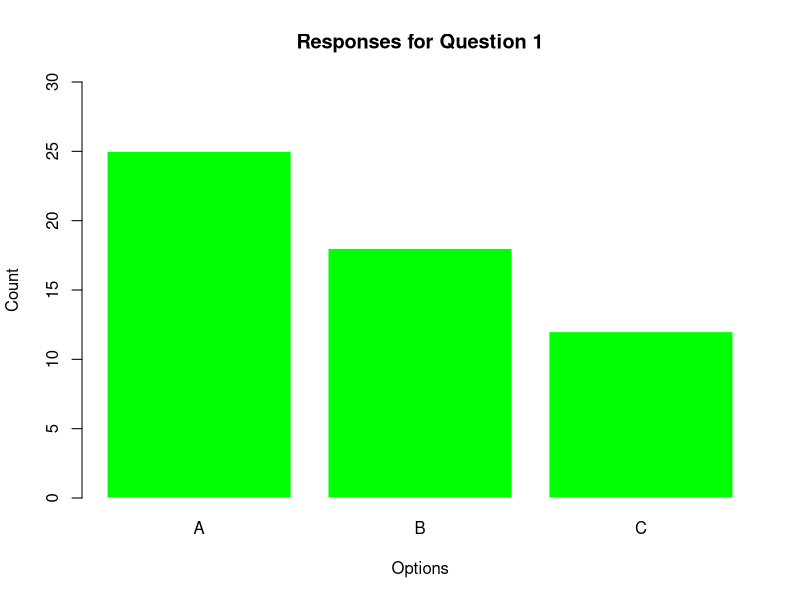
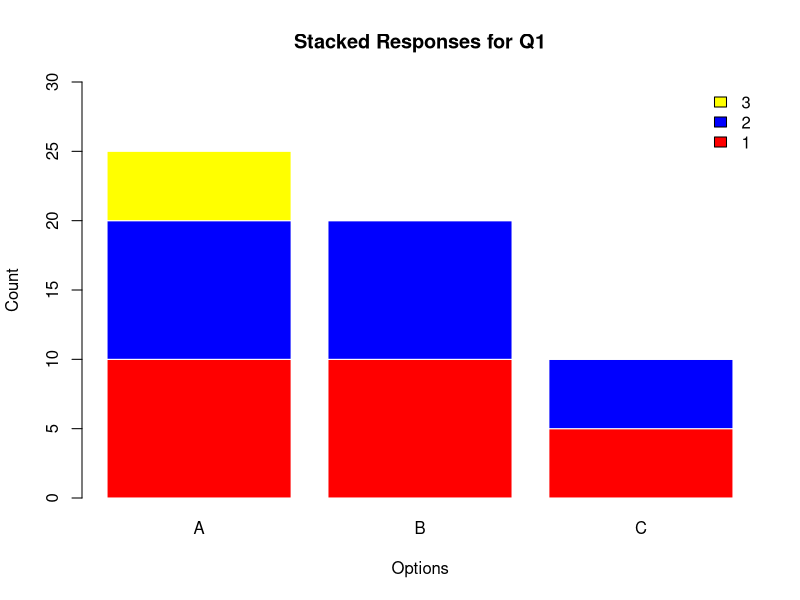

These figures' R source, in order:
# Sample Data
survey_data <- data.frame(
  Option = c("A", "B", "C"),
  Count  = c(25, 18, 12)
)

# ── Graph 1: Responses for Question 1 (Green Bar Chart) ───────────────────
barplot(
  survey_data$Count,
  names.arg = survey_data$Option,
  xlab      = "Options",
  ylab      = "Count",
  main      = "Responses for Question 1",
  col       = "#00FF00",        # bright green
  border    = "white",
  ylim      = c(0, max(survey_data$Count) + 5)
)

# ── Graph 2: Stacked Bar Chart (Yellow, Blue, Red) ─────────────────────────
stacked_data <- matrix(
  c(10, 10, 5,    # Red   (bottom)
    10, 10, 5,    # Blue  (middle)
    5,  0,  0),   # Yellow (top)
  nrow = 3, byrow = TRUE
)

colnames(stacked_data) <- c("A", "B", "C")
rownames(stacked_data) <- c("1", "2", "3")

barplot(
  stacked_data,
  col     = c("red", "blue", "yellow"),   # bottom to top
  border  = "white",
  main    = "Stacked Responses for Q1",
  xlab    = "Options",
  ylab    = "Count",
  legend.text = rownames(stacked_data),
  args.legend = list(x = "topright", bty = "n"),
  ylim    = c(0, max(colSums(stacked_data)) + 5)
)
